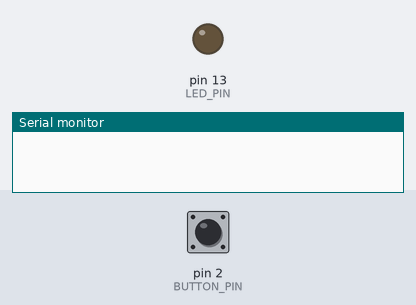
Recording of a sketch running on a simulated Arduino Uno, built with avr-gcc and run on an emulated ATmega328P. On the bench: output pins drawn as LEDs (lit = HIGH), the last lines printed to the serial monitor. The inputs (shaded band) are chosen by the test bench; at power-on: pin 2 (BUTTON_PIN) HIGH.

Above: at 1.2 s.
1.3 s: pin 2 (BUTTON_PIN) pulled LOW for 0.15 s
At 2.4 s:
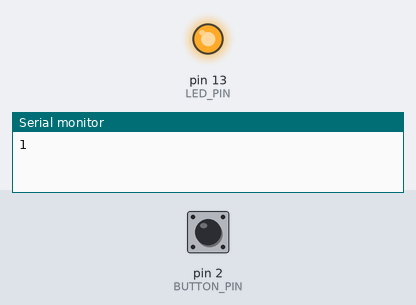
2.9 s: pin 2 (BUTTON_PIN) pulled LOW for 1 s
At 3.6 s:
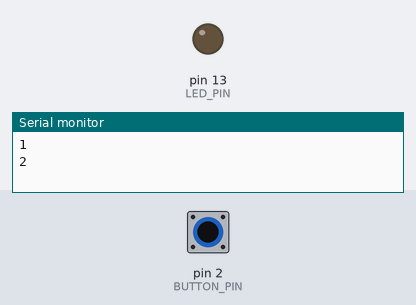
5.4 s: pin 2 (BUTTON_PIN) pulled LOW for 3.2 s
At 6.7 s:
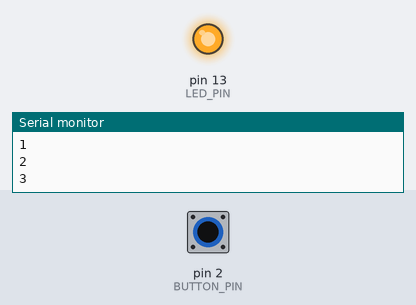
Timing chart, 0 to 8.4 s (numbered marks = the images above; inputs shaded):
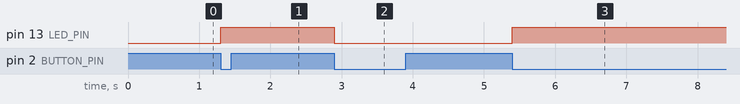

The sketch:

interrupt.ino
```cpp
// interrupt.ino: count button presses with an external interrupt on pin 2
// Button between pin 2 and GND, internal pull-up.

const int BUTTON_PIN = 2;          // interrupt-capable: 2, 3, 18, 19, 20, 21
const int LED_PIN = 13;

volatile unsigned int presses = 0; // changed by the ISR, read by loop()

void onPress() {
  presses++;
}

void setup() {
  pinMode(LED_PIN, OUTPUT);
  pinMode(BUTTON_PIN, INPUT_PULLUP);
  attachInterrupt(digitalPinToInterrupt(BUTTON_PIN), onPress, FALLING);
  Serial.begin(9600);
}

void loop() {
  static unsigned int shown = 0;
  noInterrupts();                  // copy the shared variable in one piece
  unsigned int now = presses;
  interrupts();

  if (now != shown) {
    shown = now;
    Serial.println(now);
    digitalWrite(LED_PIN, now % 2); // LED toggles on each press
  }
}
```

Measured:
- after the input at 1.3 s, pin 13 (LED_PIN): LOW → HIGH at once
- after the input at 2.9 s, pin 13 (LED_PIN): HIGH → LOW at once
- after the input at 5.4 s, pin 13 (LED_PIN): LOW → HIGH at once
